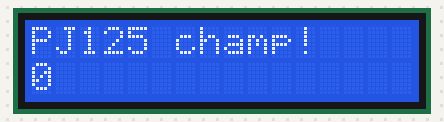
This sketch was run on a simulated Arduino Uno, built with avr-gcc and run on an emulated ATmega328P. On the bench: 16×2 character LCD.

Above: at 0.1 s.
At 4.1 s:
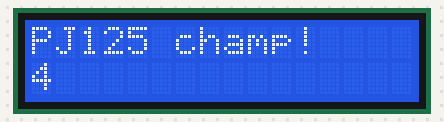
At 9.1 s:
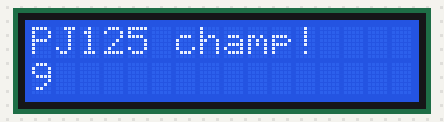
At 19.1 s:
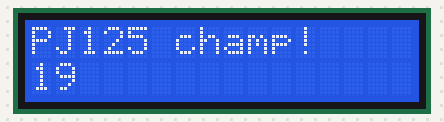
At 29.1 s:
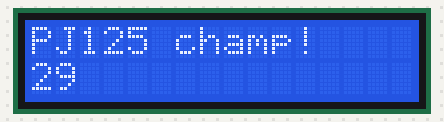
At 39.1 s:
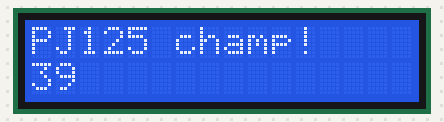

Measured:
- what the display in image 1 shows lasts 1.0 s, from 4.0 s to 5.0 s

The sketch:

LCD.ino
```cpp
#include <LiquidCrystal.h>
LiquidCrystal lcd(2,3,4,5,6,7);

void setup() {
  lcd.begin(16, 2);
  lcd.print("PJ125 champ!");
}

void loop() {

  lcd.setCursor(0, 1); //lcd.print("sahil desh!");
  lcd.print(millis() /1000 );
  //delay(1000);
}
```
